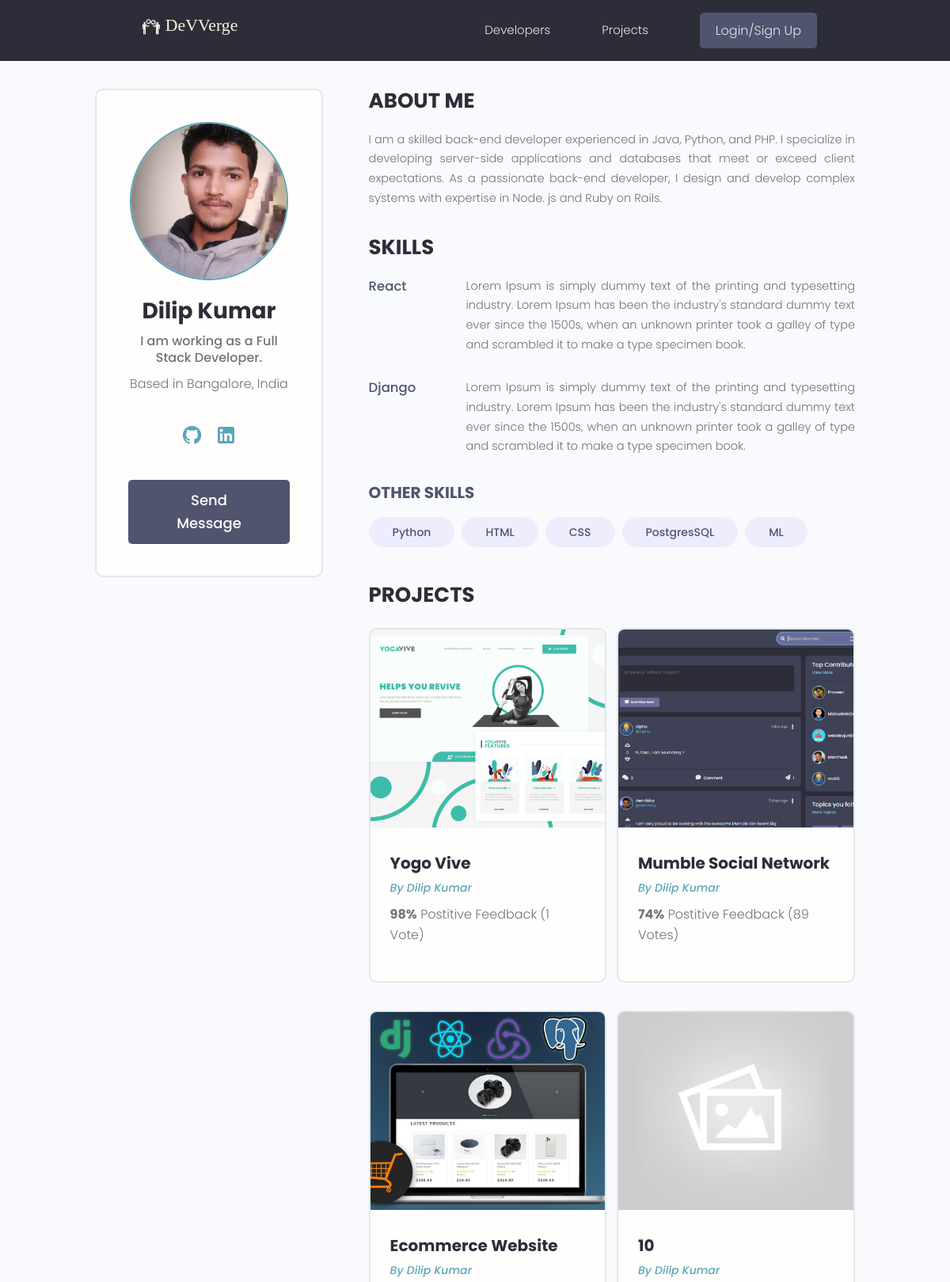
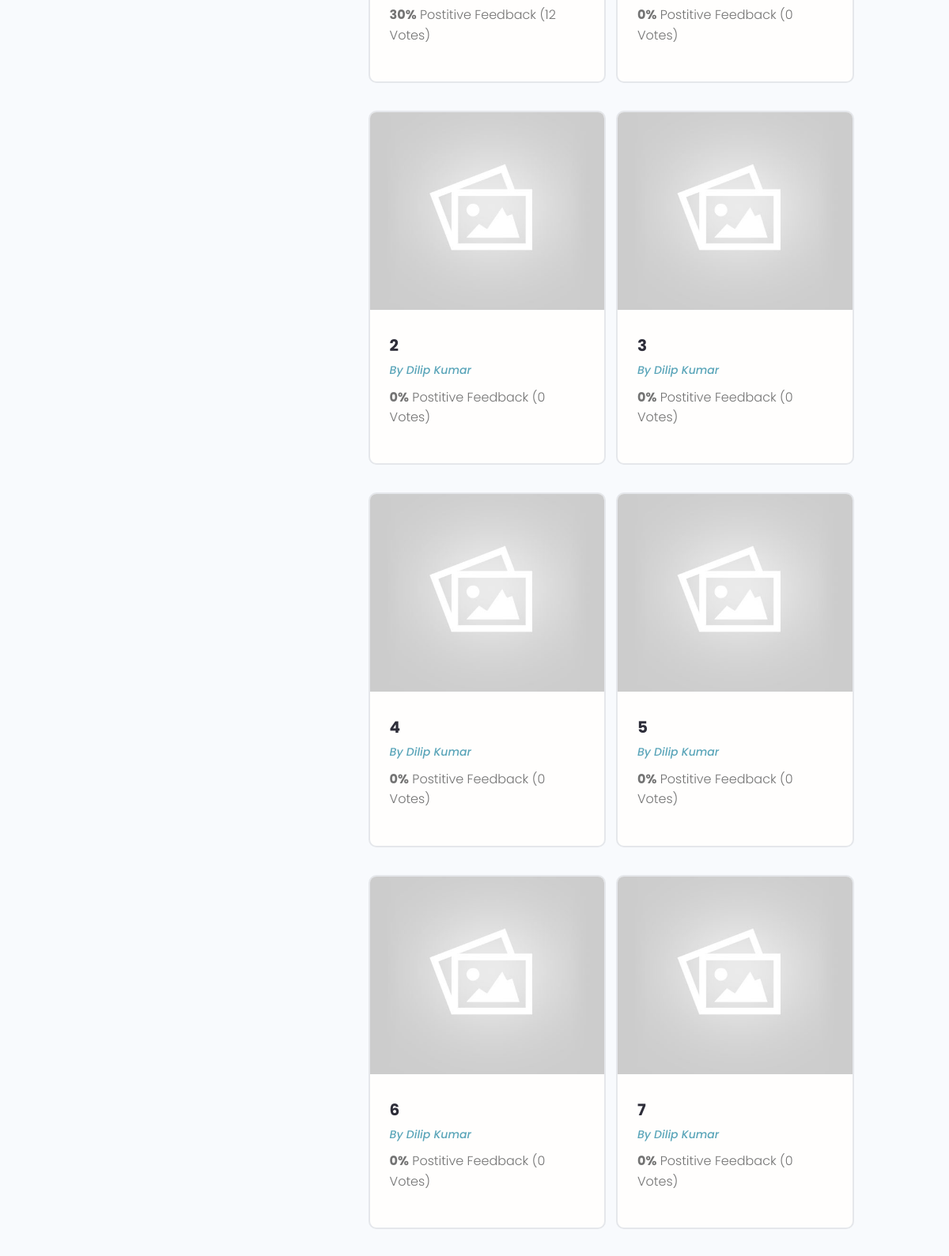
Page /profile/6d0f687c-f2b7-4d7a-a445-3ac4ff3864f5 (upper part) on the committed database (2 pictures, top to bottom).
### users/models.py (models this page shows, shortened)
class Profile(models.Model):
    user=models.OneToOneField(User,on_delete=models.CASCADE,null=True,blank=True)
    name=models.CharField(max_length=200,null=True,blank=True)
    email=models.EmailField(max_length=500,null=True,blank=True)
    username=models.CharField(max_length=200,null=True,blank=True)
    location=models.CharField(max_length=200,null=True,blank=True)
    short_intro=models.CharField(max_length=200,null=True,blank=True)
    bio=models.TextField(blank=True,null=True)
    profile_image=models.ImageField(null=True,blank=True,upload_to='profiles/',default='profiles/user-default.png')
    social_github=models.CharField(max_length=200,null=True,blank=True)
    social_linkedin=models.CharField(max_length=200,null=True,blank=True)
    social_youtube=models.CharField(max_length=200,null=True,blank=True)
    social_twitter=models.CharField(max_length=200,null=True,blank=True)
    social_website=models.CharField(max_length=200,null=True,blank=True)
    created=models.DateTimeField(auto_now_add=True)
    id=models.UUIDField(default=uuid.uuid4,primary_key=True,unique=True,editable=False)
    class Meta:
        ordering=['created']
    @property
    def imageURL(self):
        try:
            url=self.profile_image.url
        except:
            url=''
        return url

class Skill(models.Model):
    owner=models.ForeignKey(Profile,null=True,blank=True,on_delete=models.CASCADE)
    name=models.CharField(max_length=200,blank=True,null=True)
    description=models.TextField(blank=True,null=True)
    created=models.DateTimeField(auto_now_add=True)
    id=models.UUIDField(default=uuid.uuid4,primary_key=True,unique=True,editable=False)
    def __str__(self):
        return self.name

### projects/models.py (models this page shows, shortened)
class Project(models.Model):
    owner=models.ForeignKey(Profile,blank=True,null=True,on_delete=models.CASCADE)
    title=models.CharField(max_length=200)
    description=models.TextField(null=True,blank=True)
    featured_image=models.ImageField(null=True,blank=True,default="default.jpg")
    demo_link=models.CharField(max_length=2000,null=True,blank=True)
    source_link=models.CharField(max_length=2000,null=True,blank=True)
    tags=models.ManyToManyField('Tag',blank=True)
    vote_total=models.IntegerField(default=0,null=True,blank=True)
    vote_ratio=models.IntegerField(default=0,null=True,blank=True)
    created=models.DateTimeField(auto_now_add=True)
    id=models.UUIDField(default=uuid.uuid4,primary_key=True,unique=True,editable=False)
    class Meta:
        ordering=['-vote_ratio','-vote_total','title']
    @property
    def imageURL(self):
        try:
            url=self.featured_image.url
        except:
            url=''
        return url

### users/views.py (the view)
# urls.py: path('profile/<str:pk>',views.userProfile,name='user-profile'),
def userProfile(request,pk):
    profile=Profile.objects.get(id=pk)
    topSkills=profile.skill_set.exclude(description__exact="")
    otherSkills=profile.skill_set.filter(description="")
    context={'profile':profile,'topSkills':topSkills,'otherSkills':otherSkills}
    return render(request,"users/user-profile.html",context)

### users/templates/users/user-profile.html (shortened to what this page needs)
{% extends "main.html" %}
{% block content %}
<main class="profile my-md">
    <div class="container">
        <div class="layout">
            <div class="column column--1of3">
                <div class="card text-center">
                    <div class="card__body dev">
                        <img class="avatar avatar--xl" src="{{profile.imageURL}}" />
                        <h2 class="dev__name">{{profile.name}}</h2>
                        <p class="dev__title">{{profile.short_intro}}</p>
                        <p class="dev__location">Based in {{profile.location}}</p>
                        <ul class="dev__social">
                            {% if profile.social_github %}
                            <li>
                                <a title="Github" href="{{profile.social_github}}" target="_blank">
                                    <i class="mdi mdi-github"></i>
                                </a>
                            </li>
                            {% endif %}
                            {% if profile.social_linkedin %}
                            <li>
                                <a title="LinkedIn" href="{{profile.social_linkedin}}" target="_blank">
                                    <i class="mdi mdi-linkedin"></i>
                                </a>
                            </li>
                            {% endif %}
                        </ul>
                        {% if request.user.profile.id != profile.id %}
                        <a href="{% url 'create-message' profile.id %}" class="btn btn--sub btn--lg">Send Message </a>
                        {% endif %}
                    </div>
                </div>
            </div>
            <div class="column column--2of3">
                <div class="devInfo">
                    <h3 class="devInfo__title">About Me</h3>
                    <p class="devInfo__about">{{profile.bio}}</p>
                </div>
                <div class="devInfo">
                    <h3 class="devInfo__title">Skills</h3>
                    <div class="devInfo__skills">
                        {% for skill in topSkills %}
                        <div class="devSkill">
                            <h4 class="devSkill__title">{{skill.name}}</h4>
                            <p class="devSkill__info">{{skill.description}}</p>
                        </div>
                        {% endfor %}
                        <h3 class="devInfo__subtitle">Other Skills</h3>
                        <div class="devInfo__otherSkills">
                            {% for skill in otherSkills %}
                            <span class="tag tag--pill tag--sub tag--lg">
                                <small>{{skill}}</small>
                            </span>
                            {% endfor %}
                        </div>
                    </div>
                </div>
                <div class="devInfo">
                    <h3 class="devInfo__title">Projects</h3>
                    <div class="grid grid--two">
                        {% for project in profile.project_set.all %}
                        <div class="column">
                            <div class="card project">
                                <a href="{% url 'project' project.id %}" class="project">
                                    <img class="project__thumbnail" src="{{project.imageURL}}"
                                        alt="project thumbnail" />
                                    <div class="card__body">
                                        <h3 class="project__title">{{project.title}}</h3>
                                        <p><a class="project__author"
                                                href="{% url 'user-profile' project.owner.id %}">By
                                                {{project.owner.name}}</a>
                                        </p>
                                        <p class="project--rating">
                                            <span style="font-weight: bold;">{{project.vote_ratio}}%</span> Postitive
                                            Feedback ({{project.vote_total}} Vote{{project.vote_total|pluralize:"s"}})
                                        </p>
                                    </div>
                                </a>
                            </div>
                        </div>
                        {% endfor %}
                    </div>
                </div>
            </div>
        </div>
    </div>
</main>
{% endblock content %}

### static/styles/app.css (style rules this page uses)
:root { --color-sub: #2d2d39; }
.btn--sub { background-color: var(--color-sub-light); }
.card { border: 2px solid var(--color-light); }
img { width: 100%; }
i.mdi { font-size: 28px; }
.profile .card > .dev { padding: 4rem; }
.dev__name { color: var(--color-sub); font-size: 2.8rem; font-weight: 700; margin-top: 1rem; margin-bottom: 0.5rem; }
.dev__title { font-size: 1.6rem; font-weight: 500; line-height: 1.3; }
.dev__location { margin-top: 1rem; }
.dev__social { margin: 3rem 0; list-style: none; display: flex; justify-content: center; gap: 1.5rem; }
.devInfo { margin-bottom: 3rem; }
.devInfo__title, .devInfo__subtitle { font-size: 2.6rem; color: var(--color-sub); text-transform: uppercase; font-weight: 700; margin-bottom: 1.5rem; }
.devInfo__subtitle { font-size: 2rem; color: var(--color-sub-light); }
.devInfo__about, .devSkill__info { font-size: 1.45rem; line-height: 1.7; text-align: justify; }
.devSkill { margin-bottom: 3rem; }
.devSkill__title { font-size: 1.65rem; font-weight: 500; color: var(--color-sub-light); }
@media screen and (min-width: 700px) { .devSkill { display: flex; justify-content: space-between; gap: 3rem; } }
@media screen and (min-width: 700px) { .devSkill__info { flex-basis: 80%; } }
.project__author { font-size: 1.4rem; font-style: italic; }
.project--rating { margin-bottom: 1.6em; margin-top: .5em; }
.project__thumbnail { height: 25rem; object-fit: cover; object-position: top center; }
.project__title { font-size: 2rem; font-weight: 700; color: var(--color-sub); }

### static/uikit/styles/modules/_variables.css (style rules this page uses)
:root { --color-main: #5aa5b9; --color-main-light: #e6faff; --color-sub: #3f4156; --color-sub-light: #51546e; --color-sub-lighter: #ededfd; --color-text: #737373; --color-gray: #8b8b8b; --color-light: #e5e7eb; --color-light-gray: #767676; --color-bg: #f8fafd; --color-white: #fffefd; --color-white-light: #f3f3f3; --color-success: #359e64; --color-success-bg: #def8e8; --color-error: #fc4b0b; --color-error-bg: #fff2ee; --font-base: 'Poppins', arial, helvetica, 'Segoe UI', roboto, ubuntu, sans-serif; --font-monospace: 'Fira Code', 'Courier New', courier, monospace; --font-regular: 300; --font-medium: 500; --font-bold: 700; --generic-shadow: 1px 1px 5px #00000010; --generic-transition: all 0.3s ease-in-out; }

### static/uikit/styles/modules/_base.css (style rules this page uses)
* { margin: 0; padding: 0; box-sizing: border-box; text-rendering: optimizeLegibility; color: inherit; font-size: inherit; }
html { font-size: 50%; }
@media only screen and (min-width: 480px) { html { font-size: 56.25%; } }
@media only screen and (min-width: 1200px) { html { font-size: 62.5%; } }
body { line-height: 1.6; font-weight: 400; font-size: 1.5rem; color: var(--color-text); background-color: var(--color-bg); min-height: 100vh; }

### static/uikit/styles/modules/_typography.css (style rules this page uses)
* { font-family: var(--font-base); }
h2 { font-size: 3.6rem; font-weight: var(--font-bold); }
h3 { font-size: 3.2rem; font-weight: var(--font-medium); }
h4 { font-size: 2.8rem; font-weight: var(--font-medium); }
p, span, strong { font-size: 1.6rem; color: var(--color-text); font-weight: var(--font-regular); }
a { padding-bottom: 2px; text-decoration: none; display: inline-block; color: var(--color-main); font-weight: var(--font-medium); }

### static/uikit/styles/modules/_utilities.css (style rules this page uses)
.container { width: 92%; max-width: 165rem; margin: 0 auto; box-sizing: border-box; }
@media screen and (min-width: 1000px) { .container { width: 90%; } }
@media screen and (min-width: 1200px) { .container { width: 80%; } }
.text-center { text-align: center; }
.my-md { margin: 3rem auto; }

### static/uikit/styles/modules/_avatar.css (style rules this page uses)
.avatar { border-radius: 50%; border: 2px solid var(--color-main); object-fit: cover; }
.avatar--xl { height: 20rem; width: 20rem; }

### static/uikit/styles/modules/_button.css (style rules this page uses)
.btn { display: inline-block; position: relative; cursor: pointer; background-color: var(--color-light); font-weight: var(--font-medium); color: var(--color-sub); text-decoration: none; padding: 1rem 2rem; border-radius: 0.5rem; border: none; width: -webkit-fit-content; width: -moz-fit-content; width: fit-content; height: -webkit-fit-content; height: -moz-fit-content; height: fit-content; font-size: 1.6rem; outline-width: 0; outline-color: transparent; -webkit-backface-visibility: hidden; backface-visibility: hidden; transition: all 0.3s ease-in-out; }
.btn--sub { background-color: var(--color-sub); color: var(--color-white); }
.btn--lg { font-size: 1.8rem; padding: 1.2rem 4.5rem; }

### static/uikit/styles/modules/_card.css (style rules this page uses)
.card { border-radius: 1rem; background-color: var(--color-white); border: 1.5px solid var(--color-light); width: auto; height: auto; margin-top: 0.5rem; margin-bottom: 0.5rem; overflow: hidden; }
.card__body, .card__header { padding: 2rem 2.5rem; }

### rows in the picture
Profile: imageURL (picture), name "Dilip Kumar", short_intro "I am working as a Full Stack Developer.", location "Bangalore, India", bio "I am a skilled back-end developer experienced in Java, Python, and PHP. I specialize in developing server-side applications and databases that meet or exceed client expectations. As a passionate back-end developer, I design and develop complex systems with expertise in Node. js and Ruby on Rails."
Skill: name "React", description "Lorem Ipsum is simply dummy text of the printing and typesetting industry. Lorem Ipsum has been the industry's standard dummy text ever since the 1500s, when an unknown printer took a galley of type and scrambled it to make a type specimen book."
Skill: name "Django", description "Lorem Ipsum is simply dummy text of the printing and typesetting industry. Lorem Ipsum has been the industry's standard dummy text ever since the 1500s, when an unknown printer took a galley of type and scrambled it to make a type specimen book."
Skill: name "Python"
Skill: name "HTML"
Skill: name "CSS"
Skill: name "PostgresSQL"
Skill: name "ML"
Project: imageURL (picture), title "Yogo Vive", owner.name "Dilip Kumar", vote_ratio "98", vote_total "1"
Project: imageURL (picture), title "Mumble Social Network", owner.name "Dilip Kumar", vote_ratio "74", vote_total "89"
Project: imageURL (picture), title "Ecommerce Website", owner.name "Dilip Kumar", vote_ratio "30", vote_total "12"
Project: imageURL (placeholder picture), title "10", owner.name "Dilip Kumar", vote_ratio "0", vote_total "0"
Project: imageURL (placeholder picture), title "2", owner.name "Dilip Kumar", vote_ratio "0", vote_total "0"
Project: imageURL (placeholder picture), title "3", owner.name "Dilip Kumar", vote_ratio "0", vote_total "0"
Project: imageURL (placeholder picture), title "4", owner.name "Dilip Kumar", vote_ratio "0", vote_total "0"
Project: imageURL (placeholder picture), title "5", owner.name "Dilip Kumar", vote_ratio "0", vote_total "0"
Project: imageURL (placeholder picture), title "6", owner.name "Dilip Kumar", vote_ratio "0", vote_total "0"
Project: imageURL (placeholder picture), title "7", owner.name "Dilip Kumar", vote_ratio "0", vote_total "0"
